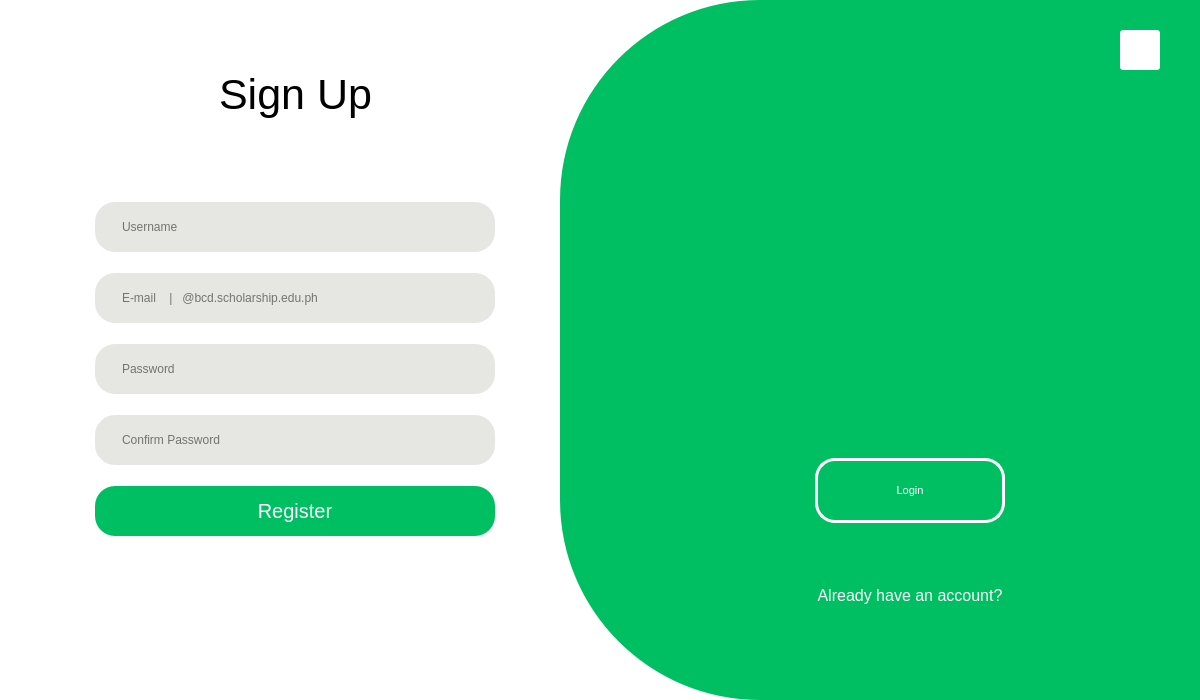
<?xml version="1.0" encoding="UTF-8"?>
<ui version="4.0">
 <class>mainDialog</class>
 <widget class="QDialog" name="mainDialog">
  <property name="geometry">
   <rect>
    <x>0</x>
    <y>0</y>
    <width>1200</width>
    <height>700</height>
   </rect>
  </property>
  <property name="minimumSize">
   <size>
    <width>1200</width>
    <height>700</height>
   </size>
  </property>
  <property name="maximumSize">
   <size>
    <width>1200</width>
    <height>700</height>
   </size>
  </property>
  <property name="windowTitle">
   <string>Dialog</string>
  </property>
  <property name="styleSheet">
   <string notr="true">#mainDialog {
background-color: rgb(255, 255, 255); border-radius: 20px;
}</string>
  </property>
  <layout class="QHBoxLayout" name="horizontalLayout">
   <property name="spacing">
    <number>0</number>
   </property>
   <property name="leftMargin">
    <number>0</number>
   </property>
   <property name="topMargin">
    <number>0</number>
   </property>
   <property name="rightMargin">
    <number>0</number>
   </property>
   <property name="bottomMargin">
    <number>0</number>
   </property>
   <item>
    <widget class="QWidget" name="mainwindow" native="true">
     <property name="sizePolicy">
      <sizepolicy hsizetype="Preferred" vsizetype="Preferred">
       <horstretch>0</horstretch>
       <verstretch>120</verstretch>
      </sizepolicy>
     </property>
     <property name="minimumSize">
      <size>
       <width>1200</width>
       <height>700</height>
      </size>
     </property>
     <property name="maximumSize">
      <size>
       <width>1200</width>
       <height>700</height>
      </size>
     </property>
     <property name="styleSheet">
      <string notr="true">#usernamefield, #passwordfield, #passwordfield_2, #emailfield,  #username, #password {
padding-left: 25px;
padding-right: 60px;
background-color: #e6e7e2;
border-radius: 20px;
}
#usernamefield:focus, #passwordfield:focus, #passwordfield_2:focus, #emailfield:focus, #username:focus, #password:focus{
border: 3px solid rgb(0, 190, 98)
}

#registerbtn {
background-color: #00bf63;
border-radius: 20px;
color: white;
}

#registerbtn:pressed {
border: 3px solid rgb(203, 203, 203);
}


#username, #password {
padding-left: 25px;
background-color: #e6e7e2;
border-radius: 20px;
}

#forgotpass {
background-color:transparent;
}

#loginbtn {
background-color: #00bf63;
border-radius: 20px;
color: white;
}

#loginbtn:pressed {
border: 3px solid rgb(203, 203, 203);
}

#loginswitch {
border: 3px solid white;
border-radius: 20px;
color: white;
}

</string>
     </property>
     <widget class="QWidget" name="widget_3" native="true">
      <property name="geometry">
       <rect>
        <x>60</x>
        <y>70</y>
        <width>471</width>
        <height>511</height>
       </rect>
      </property>
      <property name="font">
       <font>
        <pointsize>7</pointsize>
       </font>
      </property>
      <layout class="QVBoxLayout" name="verticalLayout">
       <item alignment="Qt::AlignTop">
        <widget class="QLabel" name="signuplbl">
         <property name="maximumSize">
          <size>
           <width>16777215</width>
           <height>80</height>
          </size>
         </property>
         <property name="font">
          <font>
           <pointsize>32</pointsize>
          </font>
         </property>
         <property name="styleSheet">
          <string notr="true">#* {
    font-family: &quot;Inclusive Sans Bold&quot;; 
	src: url(&quot;:/fonts/InclusiveSans-Bold.ttf&quot;);
    font-size: 10pt; 
}

#signupLbl {
 	font-family: &quot;Inclusive Sans Bold&quot;;
    font-size: 12pt;
    color: black;
    padding: 5px;
}</string>
         </property>
         <property name="text">
          <string>Sign Up</string>
         </property>
         <property name="alignment">
          <set>Qt::AlignCenter</set>
         </property>
        </widget>
       </item>
       <item alignment="Qt::AlignHCenter">
        <widget class="QLineEdit" name="usernamefield">
         <property name="minimumSize">
          <size>
           <width>400</width>
           <height>50</height>
          </size>
         </property>
         <property name="maximumSize">
          <size>
           <width>400</width>
           <height>50</height>
          </size>
         </property>
         <property name="toolTip">
          <string/>
         </property>
         <property name="inputMask">
          <string/>
         </property>
         <property name="alignment">
          <set>Qt::AlignLeading|Qt::AlignLeft|Qt::AlignVCenter</set>
         </property>
         <property name="placeholderText">
          <string>Username</string>
         </property>
        </widget>
       </item>
       <item>
        <spacer name="verticalSpacer_4">
         <property name="orientation">
          <enum>Qt::Vertical</enum>
         </property>
         <property name="sizeType">
          <enum>QSizePolicy::Fixed</enum>
         </property>
         <property name="sizeHint" stdset="0">
          <size>
           <width>20</width>
           <height>15</height>
          </size>
         </property>
        </spacer>
       </item>
       <item alignment="Qt::AlignHCenter">
        <widget class="QLineEdit" name="emailfield">
         <property name="minimumSize">
          <size>
           <width>400</width>
           <height>50</height>
          </size>
         </property>
         <property name="maximumSize">
          <size>
           <width>400</width>
           <height>50</height>
          </size>
         </property>
         <property name="alignment">
          <set>Qt::AlignLeading|Qt::AlignLeft|Qt::AlignVCenter</set>
         </property>
         <property name="placeholderText">
          <string>E-mail    |   @bcd.scholarship.edu.ph</string>
         </property>
        </widget>
       </item>
       <item>
        <spacer name="verticalSpacer_3">
         <property name="orientation">
          <enum>Qt::Vertical</enum>
         </property>
         <property name="sizeType">
          <enum>QSizePolicy::Fixed</enum>
         </property>
         <property name="sizeHint" stdset="0">
          <size>
           <width>20</width>
           <height>15</height>
          </size>
         </property>
        </spacer>
       </item>
       <item alignment="Qt::AlignHCenter">
        <widget class="QLineEdit" name="passwordfield">
         <property name="minimumSize">
          <size>
           <width>400</width>
           <height>50</height>
          </size>
         </property>
         <property name="maximumSize">
          <size>
           <width>400</width>
           <height>50</height>
          </size>
         </property>
         <property name="echoMode">
          <enum>QLineEdit::Password</enum>
         </property>
         <property name="alignment">
          <set>Qt::AlignLeading|Qt::AlignLeft|Qt::AlignVCenter</set>
         </property>
         <property name="placeholderText">
          <string>Password</string>
         </property>
        </widget>
       </item>
       <item>
        <spacer name="verticalSpacer_2">
         <property name="orientation">
          <enum>Qt::Vertical</enum>
         </property>
         <property name="sizeType">
          <enum>QSizePolicy::Fixed</enum>
         </property>
         <property name="sizeHint" stdset="0">
          <size>
           <width>20</width>
           <height>15</height>
          </size>
         </property>
        </spacer>
       </item>
       <item alignment="Qt::AlignHCenter">
        <widget class="QLineEdit" name="passwordfield_2">
         <property name="minimumSize">
          <size>
           <width>400</width>
           <height>50</height>
          </size>
         </property>
         <property name="maximumSize">
          <size>
           <width>400</width>
           <height>50</height>
          </size>
         </property>
         <property name="echoMode">
          <enum>QLineEdit::Password</enum>
         </property>
         <property name="alignment">
          <set>Qt::AlignLeading|Qt::AlignLeft|Qt::AlignVCenter</set>
         </property>
         <property name="placeholderText">
          <string>Confirm Password</string>
         </property>
        </widget>
       </item>
       <item>
        <spacer name="verticalSpacer_11">
         <property name="orientation">
          <enum>Qt::Vertical</enum>
         </property>
         <property name="sizeType">
          <enum>QSizePolicy::Fixed</enum>
         </property>
         <property name="sizeHint" stdset="0">
          <size>
           <width>20</width>
           <height>15</height>
          </size>
         </property>
        </spacer>
       </item>
       <item alignment="Qt::AlignHCenter">
        <widget class="QPushButton" name="registerbtn">
         <property name="minimumSize">
          <size>
           <width>400</width>
           <height>50</height>
          </size>
         </property>
         <property name="maximumSize">
          <size>
           <width>400</width>
           <height>50</height>
          </size>
         </property>
         <property name="sizeIncrement">
          <size>
           <width>0</width>
           <height>0</height>
          </size>
         </property>
         <property name="font">
          <font>
           <pointsize>15</pointsize>
          </font>
         </property>
         <property name="text">
          <string>Register</string>
         </property>
        </widget>
       </item>
       <item>
        <spacer name="verticalSpacer">
         <property name="orientation">
          <enum>Qt::Vertical</enum>
         </property>
         <property name="sizeType">
          <enum>QSizePolicy::Fixed</enum>
         </property>
         <property name="sizeHint" stdset="0">
          <size>
           <width>20</width>
           <height>45</height>
          </size>
         </property>
        </spacer>
       </item>
      </layout>
      <zorder>passwordfield</zorder>
      <zorder>usernamefield</zorder>
      <zorder>emailfield</zorder>
      <zorder>signuplbl</zorder>
      <zorder>registerbtn</zorder>
      <zorder>passwordfield_2</zorder>
      <zorder>verticalSpacer_11</zorder>
     </widget>
     <widget class="QWidget" name="widget_4" native="true">
      <property name="geometry">
       <rect>
        <x>660</x>
        <y>80</y>
        <width>471</width>
        <height>501</height>
       </rect>
      </property>
      <property name="font">
       <font>
        <pointsize>7</pointsize>
       </font>
      </property>
      <layout class="QVBoxLayout" name="verticalLayout_2">
       <item alignment="Qt::AlignTop">
        <widget class="QLabel" name="loginlbl">
         <property name="maximumSize">
          <size>
           <width>16777215</width>
           <height>80</height>
          </size>
         </property>
         <property name="font">
          <font>
           <pointsize>32</pointsize>
          </font>
         </property>
         <property name="styleSheet">
          <string notr="true">#* {
    font-family: &quot;Inclusive Sans Bold&quot;; 
	src: url(&quot;:/fonts/InclusiveSans-Bold.ttf&quot;);
    font-size: 10pt; 
}

#signupLbl {
 	font-family: &quot;Inclusive Sans Bold&quot;;
    font-size: 12pt;
    color: black;
    padding: 5px;
}</string>
         </property>
         <property name="text">
          <string>Login</string>
         </property>
         <property name="alignment">
          <set>Qt::AlignCenter</set>
         </property>
        </widget>
       </item>
       <item alignment="Qt::AlignHCenter">
        <widget class="QLineEdit" name="username">
         <property name="minimumSize">
          <size>
           <width>400</width>
           <height>50</height>
          </size>
         </property>
         <property name="maximumSize">
          <size>
           <width>400</width>
           <height>50</height>
          </size>
         </property>
         <property name="alignment">
          <set>Qt::AlignLeading|Qt::AlignLeft|Qt::AlignVCenter</set>
         </property>
         <property name="placeholderText">
          <string>Username</string>
         </property>
        </widget>
       </item>
       <item>
        <spacer name="verticalSpacer_5">
         <property name="orientation">
          <enum>Qt::Vertical</enum>
         </property>
         <property name="sizeType">
          <enum>QSizePolicy::Fixed</enum>
         </property>
         <property name="sizeHint" stdset="0">
          <size>
           <width>20</width>
           <height>15</height>
          </size>
         </property>
        </spacer>
       </item>
       <item alignment="Qt::AlignHCenter">
        <widget class="QLineEdit" name="password">
         <property name="minimumSize">
          <size>
           <width>400</width>
           <height>50</height>
          </size>
         </property>
         <property name="maximumSize">
          <size>
           <width>400</width>
           <height>50</height>
          </size>
         </property>
         <property name="echoMode">
          <enum>QLineEdit::Password</enum>
         </property>
         <property name="alignment">
          <set>Qt::AlignLeading|Qt::AlignLeft|Qt::AlignVCenter</set>
         </property>
         <property name="placeholderText">
          <string>Password</string>
         </property>
        </widget>
       </item>
       <item>
        <spacer name="verticalSpacer_6">
         <property name="orientation">
          <enum>Qt::Vertical</enum>
         </property>
         <property name="sizeType">
          <enum>QSizePolicy::Fixed</enum>
         </property>
         <property name="sizeHint" stdset="0">
          <size>
           <width>20</width>
           <height>15</height>
          </size>
         </property>
        </spacer>
       </item>
       <item alignment="Qt::AlignHCenter">
        <widget class="QPushButton" name="forgotpass">
         <property name="minimumSize">
          <size>
           <width>400</width>
           <height>50</height>
          </size>
         </property>
         <property name="maximumSize">
          <size>
           <width>400</width>
           <height>50</height>
          </size>
         </property>
         <property name="text">
          <string>Forgot password?</string>
         </property>
        </widget>
       </item>
       <item>
        <spacer name="verticalSpacer_7">
         <property name="orientation">
          <enum>Qt::Vertical</enum>
         </property>
         <property name="sizeType">
          <enum>QSizePolicy::Fixed</enum>
         </property>
         <property name="sizeHint" stdset="0">
          <size>
           <width>20</width>
           <height>15</height>
          </size>
         </property>
        </spacer>
       </item>
       <item alignment="Qt::AlignHCenter">
        <widget class="QPushButton" name="loginbtn">
         <property name="minimumSize">
          <size>
           <width>400</width>
           <height>50</height>
          </size>
         </property>
         <property name="maximumSize">
          <size>
           <width>400</width>
           <height>50</height>
          </size>
         </property>
         <property name="sizeIncrement">
          <size>
           <width>0</width>
           <height>0</height>
          </size>
         </property>
         <property name="font">
          <font>
           <pointsize>15</pointsize>
          </font>
         </property>
         <property name="text">
          <string>Login</string>
         </property>
        </widget>
       </item>
       <item>
        <spacer name="verticalSpacer_8">
         <property name="orientation">
          <enum>Qt::Vertical</enum>
         </property>
         <property name="sizeType">
          <enum>QSizePolicy::Fixed</enum>
         </property>
         <property name="sizeHint" stdset="0">
          <size>
           <width>20</width>
           <height>90</height>
          </size>
         </property>
        </spacer>
       </item>
      </layout>
     </widget>
     <widget class="QWidget" name="switchwidget" native="true">
      <property name="geometry">
       <rect>
        <x>560</x>
        <y>0</y>
        <width>900</width>
        <height>700</height>
       </rect>
      </property>
      <property name="styleSheet">
       <string notr="true">background-color: rgb(0, 191, 99);
background-repeat: no-repeat;
background-size: contain;
border-radius: 200px;</string>
      </property>
      <widget class="QWidget" name="innerwidget" native="true">
       <property name="geometry">
        <rect>
         <x>70</x>
         <y>0</y>
         <width>561</width>
         <height>681</height>
        </rect>
       </property>
       <layout class="QVBoxLayout" name="verticalLayout_3">
        <item>
         <spacer name="verticalSpacer_10">
          <property name="orientation">
           <enum>Qt::Vertical</enum>
          </property>
          <property name="sizeType">
           <enum>QSizePolicy::Fixed</enum>
          </property>
          <property name="sizeHint" stdset="0">
           <size>
            <width>20</width>
            <height>100</height>
           </size>
          </property>
         </spacer>
        </item>
        <item>
         <widget class="QWidget" name="widget" native="true">
          <property name="maximumSize">
           <size>
            <width>16777215</width>
            <height>250</height>
           </size>
          </property>
          <widget class="QLabel" name="logo">
           <property name="geometry">
            <rect>
             <x>-40</x>
             <y>0</y>
             <width>600</width>
             <height>265</height>
            </rect>
           </property>
           <property name="minimumSize">
            <size>
             <width>600</width>
             <height>265</height>
            </size>
           </property>
           <property name="maximumSize">
            <size>
             <width>600</width>
             <height>265</height>
            </size>
           </property>
           <property name="sizeIncrement">
            <size>
             <width>300</width>
             <height>300</height>
            </size>
           </property>
           <property name="styleSheet">
            <string notr="true">background-image: url(:/images/bg.png);
background-position: center;</string>
           </property>
           <property name="text">
            <string/>
           </property>
          </widget>
         </widget>
        </item>
        <item alignment="Qt::AlignHCenter">
         <widget class="QPushButton" name="loginswitch">
          <property name="minimumSize">
           <size>
            <width>190</width>
            <height>65</height>
           </size>
          </property>
          <property name="maximumSize">
           <size>
            <width>190</width>
            <height>65</height>
           </size>
          </property>
          <property name="font">
           <font>
            <pointsize>8</pointsize>
           </font>
          </property>
          <property name="styleSheet">
           <string notr="true">border-radius: 20px;</string>
          </property>
          <property name="text">
           <string>Login</string>
          </property>
         </widget>
        </item>
        <item alignment="Qt::AlignHCenter">
         <widget class="QLabel" name="switchlabel">
          <property name="minimumSize">
           <size>
            <width>400</width>
            <height>20</height>
           </size>
          </property>
          <property name="maximumSize">
           <size>
            <width>400</width>
            <height>30</height>
           </size>
          </property>
          <property name="font">
           <font>
            <pointsize>12</pointsize>
           </font>
          </property>
          <property name="styleSheet">
           <string notr="true">color: white;</string>
          </property>
          <property name="text">
           <string>Already have an account?</string>
          </property>
          <property name="alignment">
           <set>Qt::AlignCenter</set>
          </property>
         </widget>
        </item>
        <item>
         <spacer name="verticalSpacer_9">
          <property name="orientation">
           <enum>Qt::Vertical</enum>
          </property>
          <property name="sizeType">
           <enum>QSizePolicy::Fixed</enum>
          </property>
          <property name="sizeHint" stdset="0">
           <size>
            <width>20</width>
            <height>18</height>
           </size>
          </property>
         </spacer>
        </item>
       </layout>
      </widget>
      <widget class="QPushButton" name="exitbtn">
       <property name="geometry">
        <rect>
         <x>560</x>
         <y>30</y>
         <width>40</width>
         <height>40</height>
        </rect>
       </property>
       <property name="styleSheet">
        <string notr="true">#exitbtn {background-color: rgb(255, 255, 255); border-radius: 3px;
}

#exitbtn:hover {background-color: rgb(255, 226, 226);
}

#exitbtn:pressed {background-color: rgb(255, 82, 82);
}</string>
       </property>
       <property name="text">
        <string/>
       </property>
       <property name="icon">
        <iconset resource="res.qrc">
         <normaloff>:/images/exit.png</normaloff>:/images/exit.png</iconset>
       </property>
       <property name="iconSize">
        <size>
         <width>50</width>
         <height>50</height>
        </size>
       </property>
      </widget>
     </widget>
     <widget class="QLabel" name="label">
      <property name="geometry">
       <rect>
        <x>450</x>
        <y>205</y>
        <width>30</width>
        <height>30</height>
       </rect>
      </property>
      <property name="minimumSize">
       <size>
        <width>30</width>
        <height>30</height>
       </size>
      </property>
      <property name="maximumSize">
       <size>
        <width>30</width>
        <height>30</height>
       </size>
      </property>
      <property name="styleSheet">
       <string notr="true">background-image: url(:/images/user.png);
background-repeat: no-repeat;
background-position: center</string>
      </property>
      <property name="text">
       <string/>
      </property>
     </widget>
     <widget class="QLabel" name="label_2">
      <property name="geometry">
       <rect>
        <x>450</x>
        <y>281</y>
        <width>30</width>
        <height>30</height>
       </rect>
      </property>
      <property name="minimumSize">
       <size>
        <width>30</width>
        <height>30</height>
       </size>
      </property>
      <property name="maximumSize">
       <size>
        <width>30</width>
        <height>30</height>
       </size>
      </property>
      <property name="styleSheet">
       <string notr="true">background-image:url(:/images/mail.png);
background-repeat: no-repeat;
background-position: center</string>
      </property>
      <property name="text">
       <string/>
      </property>
     </widget>
     <widget class="QPushButton" name="viewpass">
      <property name="geometry">
       <rect>
        <x>450</x>
        <y>356</y>
        <width>30</width>
        <height>30</height>
       </rect>
      </property>
      <property name="styleSheet">
       <string notr="true">background-image: transparent;
border: none;
</string>
      </property>
      <property name="text">
       <string/>
      </property>
     </widget>
     <widget class="QLabel" name="label_3">
      <property name="geometry">
       <rect>
        <x>1050</x>
        <y>235</y>
        <width>30</width>
        <height>30</height>
       </rect>
      </property>
      <property name="minimumSize">
       <size>
        <width>30</width>
        <height>30</height>
       </size>
      </property>
      <property name="maximumSize">
       <size>
        <width>30</width>
        <height>30</height>
       </size>
      </property>
      <property name="styleSheet">
       <string notr="true">background-image: url(:/images/user.png);
background-repeat: no-repeat;
background-position: center</string>
      </property>
      <property name="text">
       <string/>
      </property>
     </widget>
     <widget class="QPushButton" name="viewpass2">
      <property name="geometry">
       <rect>
        <x>1050</x>
        <y>310</y>
        <width>30</width>
        <height>30</height>
       </rect>
      </property>
      <property name="styleSheet">
       <string notr="true">background-image: transparent;
border: none;
</string>
      </property>
      <property name="text">
       <string/>
      </property>
     </widget>
     <widget class="QPushButton" name="viewpass3">
      <property name="geometry">
       <rect>
        <x>450</x>
        <y>425</y>
        <width>30</width>
        <height>30</height>
       </rect>
      </property>
      <property name="styleSheet">
       <string notr="true">background-image: transparent;
border: none;
</string>
      </property>
      <property name="text">
       <string/>
      </property>
     </widget>
     <widget class="QLabel" name="label_4">
      <property name="geometry">
       <rect>
        <x>30</x>
        <y>40</y>
        <width>1171</width>
        <height>621</height>
       </rect>
      </property>
      <property name="text">
       <string/>
      </property>
      <property name="pixmap">
       <pixmap resource="res.qrc">:/images/fillup.png</pixmap>
      </property>
      <property name="scaledContents">
       <bool>true</bool>
      </property>
     </widget>
     <zorder>label_4</zorder>
     <zorder>widget_3</zorder>
     <zorder>label_2</zorder>
     <zorder>label</zorder>
     <zorder>widget_4</zorder>
     <zorder>viewpass</zorder>
     <zorder>label_3</zorder>
     <zorder>viewpass2</zorder>
     <zorder>viewpass3</zorder>
     <zorder>switchwidget</zorder>
    </widget>
   </item>
  </layout>
 </widget>
 <resources>
  <include location="res.qrc"/>
 </resources>
 <connections/>
</ui>
